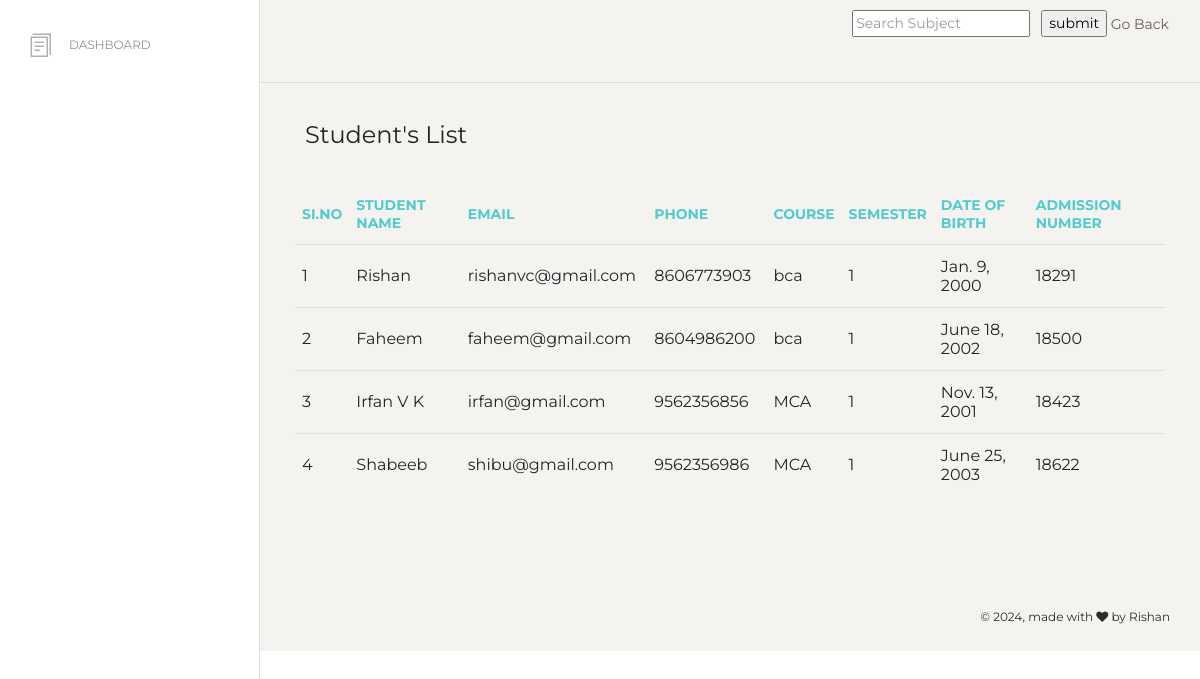
Page /staff_view_students (signed in) on the committed database.
### COLLEGE_APP/models.py (models this page shows)
class student_profile(models.Model):
    student_name = models.CharField(max_length=30)
    student_email = models.CharField(max_length=30)
    student_phone = models.BigIntegerField()
    student_current_sem = models.CharField(max_length=30)
    student_dob = models.DateField()
    student_admission_number = models.CharField(max_length=10)
    STUDENT_COURSE = models.ForeignKey(courses, on_delete=models.CASCADE)
    STUDENT_LOGIN = models.ForeignKey(login_table, on_delete=models.CASCADE)

class courses(models.Model):
    course_name = models.CharField(max_length=60)
    course_duration = models.IntegerField()
    course_type = models.CharField(max_length=20) # Aided / Self_Financing

### COLLEGE_APP/views.py (the view)
# urls.py: path('staff_view_students', views.staff_view_students),
@login_required(login_url='/')
def staff_view_students(request):
    student_details = student_profile.objects.all()
    return render(request, 'staff/view_students.html',{'student_details':student_details})

### templates/staff/view_students.html (shortened to what this page needs)
{% load static %}
<html lang="en">
<head>
  <link href="https://maxcdn.bootstrapcdn.com/font-awesome/latest/css/font-awesome.min.css" rel="stylesheet">
  <link href="/static/Admin_Panel/assets/css/bootstrap.min.css" rel="stylesheet" />
  <link href="/static/Admin_Panel/assets/css/paper-dashboard.css?v=2.0.1" rel="stylesheet" />
  <link href="/static/Admin_Panel/assets/demo/demo.css" rel="stylesheet" />
</head>
<body class="">
  <div class="wrapper ">
    <div class="sidebar" data-color="white" data-active-color="danger">
      <div class="sidebar-wrapper">
        <ul class="nav">
          <li>
            <a href="staff_home">
              <i class="nc-icon nc-single-copy-04"></i>
              <p>Dashboard</p>
            </a>
          </li>
        </ul>
      </div>
    </div>
    <div class="main-panel">
      <nav class="navbar navbar-expand-lg navbar-absolute fixed-top navbar-transparent">
        <div class="container-fluid">
          <div class="navbar-wrapper">
          </div>
          <div class="collapse navbar-collapse justify-content-end" id="navigation">
              <form id="form1" name="form1" method="post" action="staff_search_student">
                  <input type="text" placeholder="Search Subject" name="search" autocomplete="off" required/> &nbsp; <input type="submit" value="submit"/>
                  <a href="staff_view_students">Go Back</a><BR>
            <ul class="navbar-nav">
            </ul>
          </div>
        </div>
      </nav>
      <div class="content">
        <div class="row">
          <div class="col-md-12">
            <div class="card card-plain">
              <div class="card-header">
                <h4 class="card-title"> Student's List</h4>
              </div>
              <div class="card-body">
                <div class="table-responsive">
                  <table class="table">
                    <thead class=" text-primary">
                      <th>Si.No</th>
                      <th>Student Name</th>
                      <th>Email</th>
                      <th>Phone</th>
                      <th>Course</th>
                      <th>Semester</th>
                    <th>Date of Birth</th>
                    <th>Admission Number</th>
                    </thead>
                    <tbody>
                      <tr>
                          {% for courses in student_details %}
      <td> {{ forloop.counter }}</td>
      <td> {{ courses.student_name }}&nbsp;</td>
      <td> {{ courses.student_email }}&nbsp;</td>
      <td> {{ courses.student_phone }}&nbsp;</td>
      <td> {{ courses.STUDENT_COURSE.course_name }} </td>
      <td> {{ courses.student_current_sem }} </td>
      <td> {{ courses.student_dob }} </td>
      <td> {{ courses.student_admission_number }} </td>
    </tr>
    {% endfor %}
                  </table>
                </div>
              </div>
            </div>
          </div>
        </div>
      </div>
      <footer class="footer footer-black  footer-white ">
        <div class="container-fluid">
          <div class="row">
            <nav class="footer-nav">
            </nav>
            <div class="credits ml-auto">
              <span class="copyright">
                © , made with <i class="fa fa-heart heart"></i> by Rishan
              </span>
            </div>
          </div>
        </div>
      </footer>
    </div>
  </div>
</body>
</html>

### rows in the picture
student_profile: student_name "Rishan", student_email "rishanvc@gmail.com", student_phone "8606773903", STUDENT_COURSE.course_name "bca", student_current_sem "1", student_dob "Jan. 9, 2000", student_admission_number "18291"
student_profile: student_name "Faheem", student_email "faheem@gmail.com", student_phone "8604986200", STUDENT_COURSE.course_name "bca", student_current_sem "1", student_dob "June 18, 2002", student_admission_number "18500"
student_profile: student_name "Irfan V K", student_email "irfan@gmail.com", student_phone "9562356856", STUDENT_COURSE.course_name "MCA", student_current_sem "1", student_dob "Nov. 13, 2001", student_admission_number "18423"
student_profile: student_name "Shabeeb", student_email "shibu@gmail.com", student_phone "9562356986", STUDENT_COURSE.course_name "MCA", student_current_sem "1", student_dob "June 25, 2003", student_admission_number "18622"
